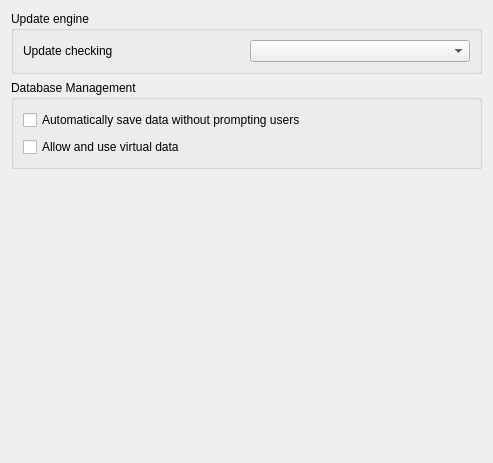
<?xml version="1.0" encoding="UTF-8"?>
<ui version="4.0">
 <class>Core::Internal::ApplicationGeneralPreferencesWidget</class>
 <widget class="QWidget" name="Core::Internal::ApplicationGeneralPreferencesWidget">
  <property name="geometry">
   <rect>
    <x>0</x>
    <y>0</y>
    <width>493</width>
    <height>463</height>
   </rect>
  </property>
  <property name="windowTitle">
   <string>Form</string>
  </property>
  <layout class="QGridLayout" name="gridLayout_2">
   <item row="0" column="0">
    <widget class="QGroupBox" name="groupBox_2">
     <property name="title">
      <string>Update engine</string>
     </property>
     <layout class="QGridLayout" name="gridLayout_3">
      <item row="0" column="0">
       <widget class="QLabel" name="label">
        <property name="minimumSize">
         <size>
          <width>0</width>
          <height>22</height>
         </size>
        </property>
        <property name="text">
         <string>Update checking</string>
        </property>
       </widget>
      </item>
      <item row="0" column="1">
       <widget class="QComboBox" name="updateCheckingCombo"/>
      </item>
     </layout>
    </widget>
   </item>
   <item row="2" column="0">
    <spacer name="verticalSpacer">
     <property name="orientation">
      <enum>Qt::Vertical</enum>
     </property>
     <property name="sizeHint" stdset="0">
      <size>
       <width>20</width>
       <height>40</height>
      </size>
     </property>
    </spacer>
   </item>
   <item row="1" column="0">
    <widget class="QGroupBox" name="groupBox">
     <property name="title">
      <string>Database Management</string>
     </property>
     <property name="checkable">
      <bool>false</bool>
     </property>
     <property name="checked">
      <bool>false</bool>
     </property>
     <layout class="QGridLayout" name="gridLayout">
      <item row="1" column="0" colspan="2">
       <widget class="QCheckBox" name="autoSave">
        <property name="minimumSize">
         <size>
          <width>0</width>
          <height>22</height>
         </size>
        </property>
        <property name="text">
         <string>Automatically save data without prompting users</string>
        </property>
       </widget>
      </item>
      <item row="2" column="0" colspan="2">
       <widget class="QCheckBox" name="virtualDataCheck">
        <property name="text">
         <string>Allow and use virtual data</string>
        </property>
       </widget>
      </item>
     </layout>
    </widget>
   </item>
  </layout>
 </widget>
 <resources/>
 <connections/>
</ui>
